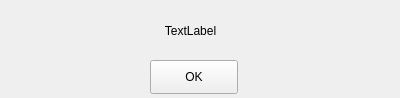
<?xml version="1.0" encoding="UTF-8"?>
<ui version="4.0">
 <class>error_dialog</class>
 <widget class="QWidget" name="error_dialog">
  <property name="windowModality">
   <enum>Qt::ApplicationModal</enum>
  </property>
  <property name="geometry">
   <rect>
    <x>0</x>
    <y>0</y>
    <width>400</width>
    <height>98</height>
   </rect>
  </property>
  <property name="windowTitle">
   <string>Form</string>
  </property>
  <widget class="QLabel" name="erro_lbl">
   <property name="geometry">
    <rect>
     <x>10</x>
     <y>10</y>
     <width>361</width>
     <height>41</height>
    </rect>
   </property>
   <property name="text">
    <string>TextLabel</string>
   </property>
   <property name="alignment">
    <set>Qt::AlignCenter</set>
   </property>
  </widget>
  <widget class="QPushButton" name="ok_erroe_dlg">
   <property name="geometry">
    <rect>
     <x>150</x>
     <y>60</y>
     <width>88</width>
     <height>34</height>
    </rect>
   </property>
   <property name="text">
    <string>OK</string>
   </property>
  </widget>
 </widget>
 <resources/>
 <connections/>
</ui>
